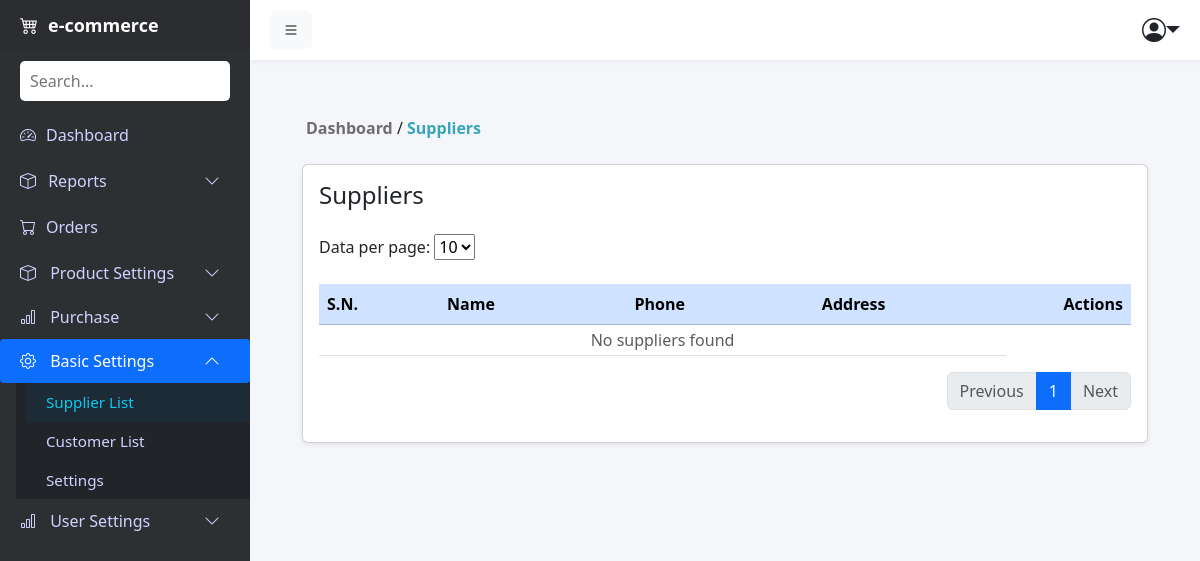
Before: /supplier/ with the older database file.
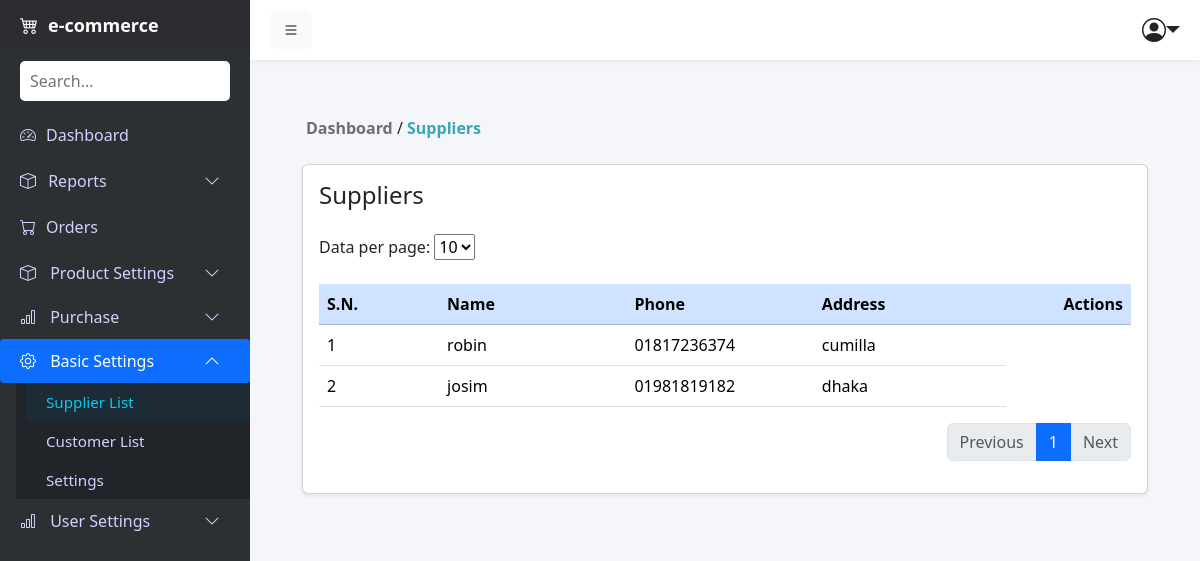
After: the same page with the newer database file.
### products/models.py (models this page shows, shortened)
class Supplier(models.Model):
    name = models.CharField(max_length=150)
    phone = models.CharField(max_length=20)
    address = models.TextField()

### products/views.py (the view)
# urls.py: path('supplier/', views.supplier_list, name='supplier'),
def supplier_list(request):
    suppliers = Supplier.objects.all().order_by('-id')
    per_page = request.GET.get('per_page', 10)
    paginator = Paginator(suppliers, per_page)
    page_number = request.GET.get('page')
    page_obj = paginator.get_page(page_number)
    context = {
        'page_obj': page_obj,
        'per_page': per_page,
        }
    return render(request, 'supplier/suppliers.html', context)

### products/context_processors.py (called while the page is built)
def wishlist_count(request):
    if request.user.is_authenticated:
        count = Wishlist.objects.filter(user=request.user).count()
    else:
        if not request.session.session_key:
            request.session.create()
        count = Wishlist.objects.filter(
            session_key=request.session.session_key
        ).count()
    return {"wishlist_count": count}

### products/templates/supplier/suppliers.html (shortened to what this page needs)
{% extends 'base.html' %}
{% block content %}
<div class="text m-3">
    <a href="{% url 'admin_dashboard' %}" style="text-decoration: none; color: #6e6e6e;"><b> Dashboard</b></a>
     /
    <span style="color: #39a5b8;"><b>Suppliers</b></span>
</div>
<div class="container mt-4">
    <div class="card shadow-sm">
        <div class="card-body">
            <div class="d-flex justify-content-between mb-3">
                <h4>Suppliers</h4>
            </div>
            <form method="get" class="d-inline-block mb-4">
                <label>Data per page: </label>
                <select name="per_page" onchange="this.form.submit()">
                    <option value="10" {% if per_page|add:'0' == 10 %}selected{% endif %}>10</option>
                </select>
            </form>
            <table class="table table-hover align-middle">
                <thead class="table-primary align-middle">
                    <tr>
                        <th style="width: 10%;" class="p-2">S.N.</th>
                        <th style="width: 15%;">Name</th>
                        <th style="width: 15%;">Phone</th>
                        <th style="width: 15%;">Address</th>
                        <th class="text-end p-2" style="width: 10%;">Actions</th>
                    </tr>
                </thead>
                <tbody>
                    {% for s in page_obj %}
                    <tr>
                        <td class="p-2">{{ forloop.counter }}</td>
                        <td>{{ s.name }}</td>
                        <td>{{ s.phone }}</td>
                        <td>{{ s.address }}</td>
                    </tr>
                    {% empty %}
                    <tr>
                        <td colspan="4" class="text-center text-muted">No suppliers found</td>
                    </tr>
                    {% endfor %}
                </tbody>
            </table>
            <nav class="d-flex justify-content-end mt-3">
                <ul class="pagination">
                    {% if page_obj.has_previous %}
                    <li class="page-item">
                        <a class="page-link" href="?page={{ page_obj.previous_page_number }}&per_page={{ per_page }}">Previous</a>
                    </li>
                    {% else %}
                    <li class="page-item disabled"><span class="page-link">Previous</span></li>
                    {% endif %}
                    {% for num in page_obj.paginator.page_range %}
                        {% if page_obj.number == num %}
                            <li class="page-item active"><span class="page-link">{{ num }}</span></li>
                        {% else %}
                            <li class="page-item"><a class="page-link" href="?page={{ num }}&per_page={{ per_page }}">{{ num }}</a></li>
                        {% endif %}
                    {% endfor %}
                    {% if page_obj.has_next %}
                    <li class="page-item">
                        <a class="page-link" href="?page={{ page_obj.next_page_number }}&per_page={{ per_page }}">Next</a>
                    </li>
                    {% else %}
                    <li class="page-item disabled"><span class="page-link">Next</span></li>
                    {% endif %}
                </ul>
            </nav>
        </div>
    </div>
</div>
{% endblock %}

Changed rows visible on the page:
added Supplier: name "robin", phone "01817236374", address "cumilla"
added Supplier: name "josim", phone "01981819182", address "dhaka"
Other visible differences:
text no longer shown: "No suppliers found"
